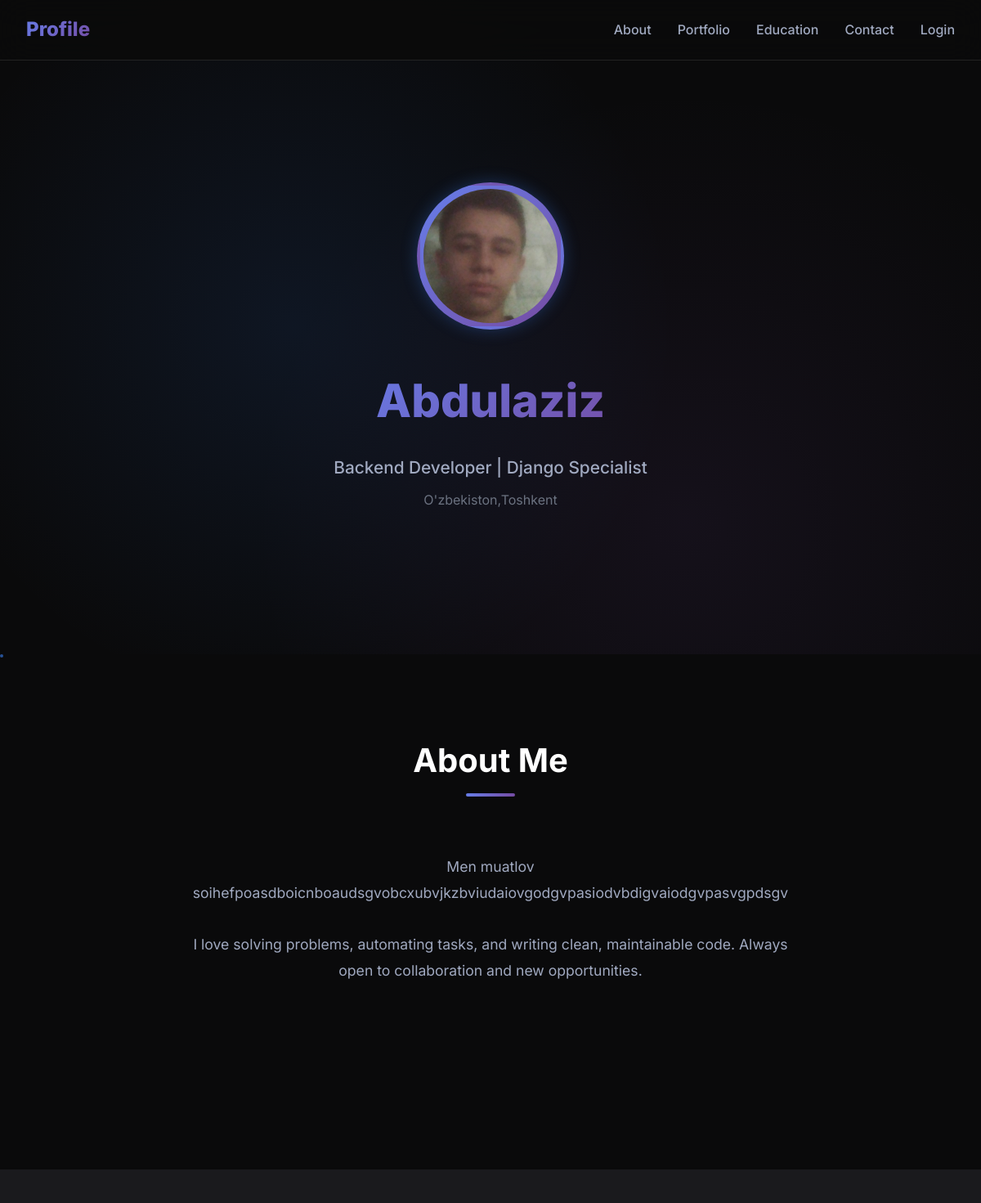
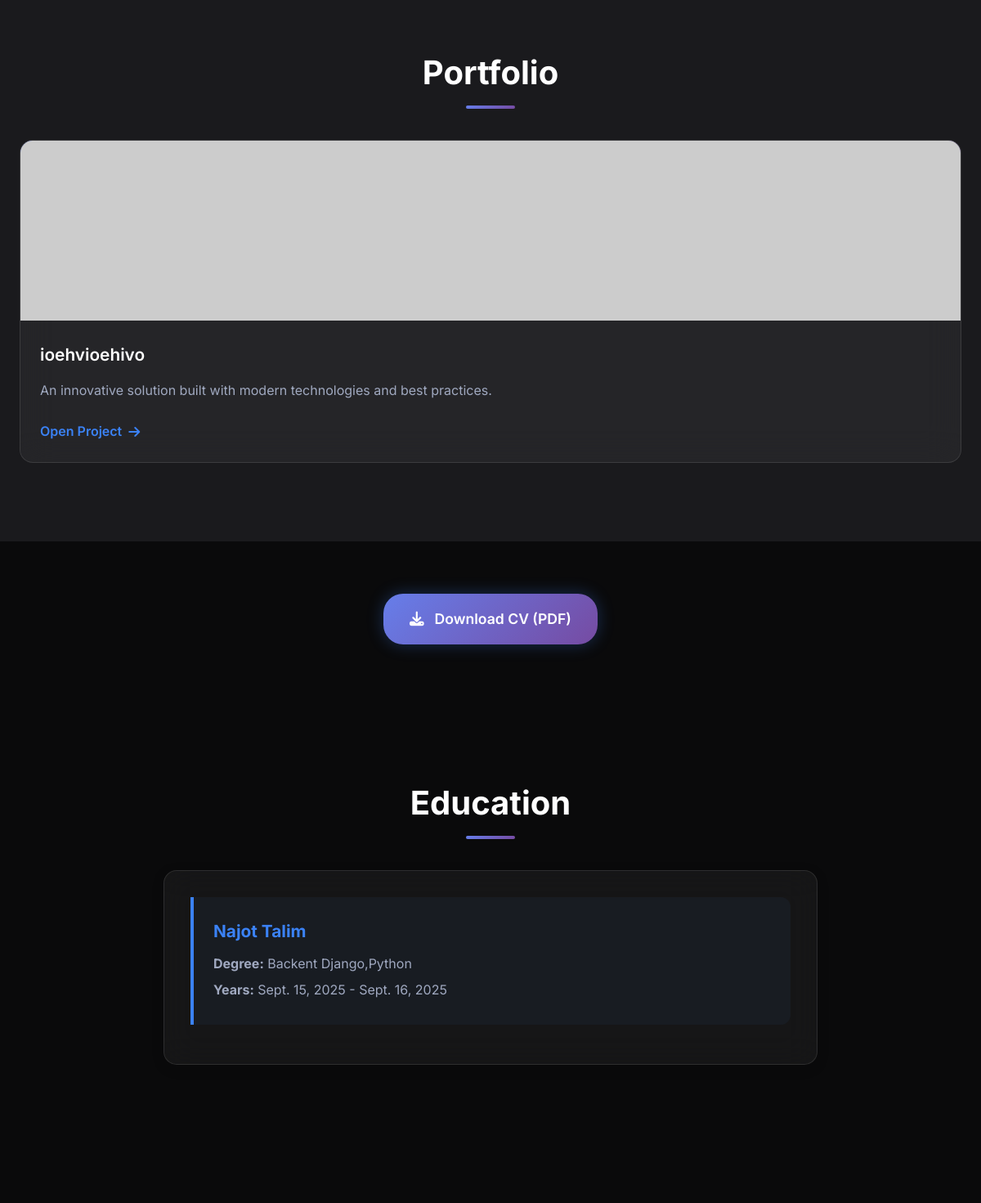
/ (upper part), run on an earlier commit of the app's database (2 pictures, top to bottom).
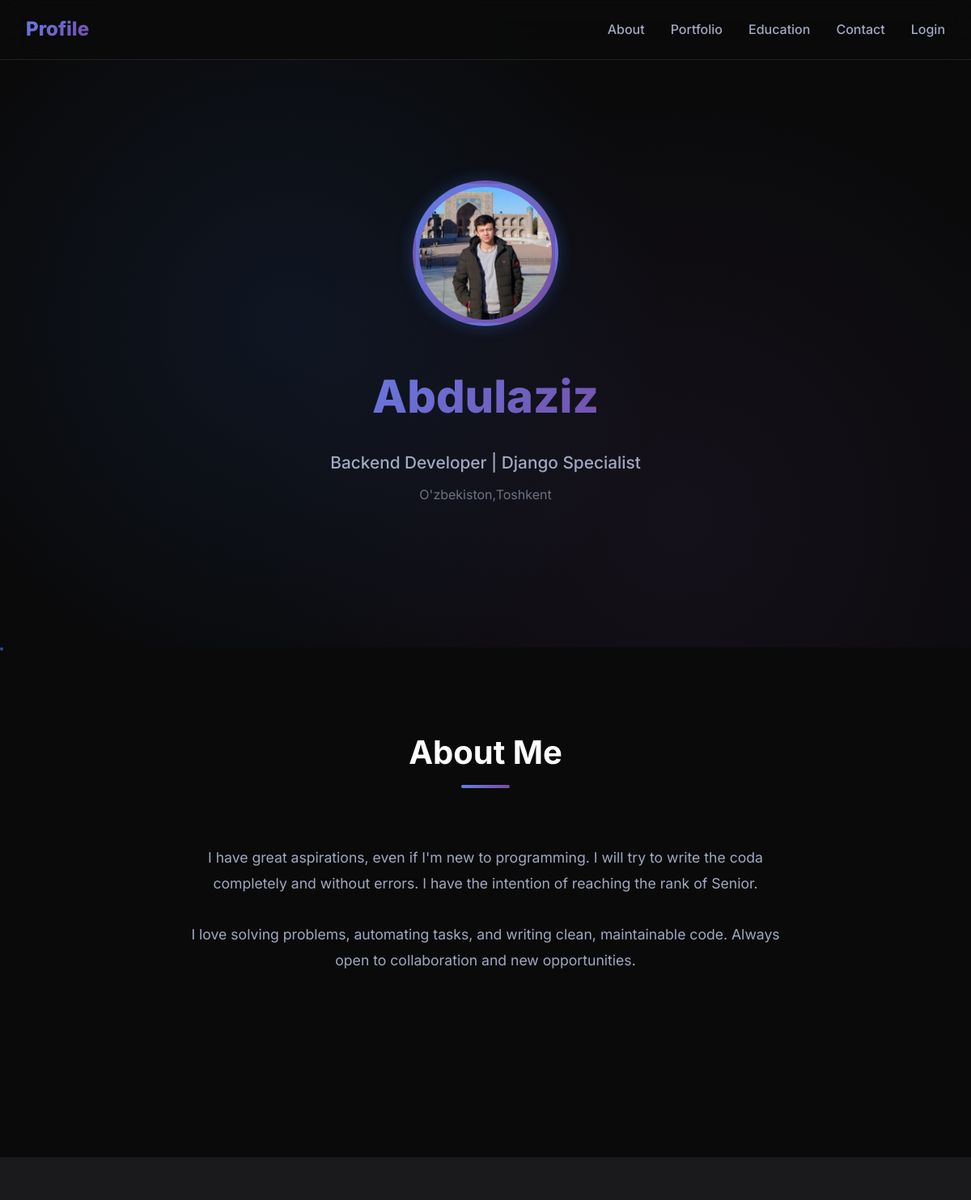
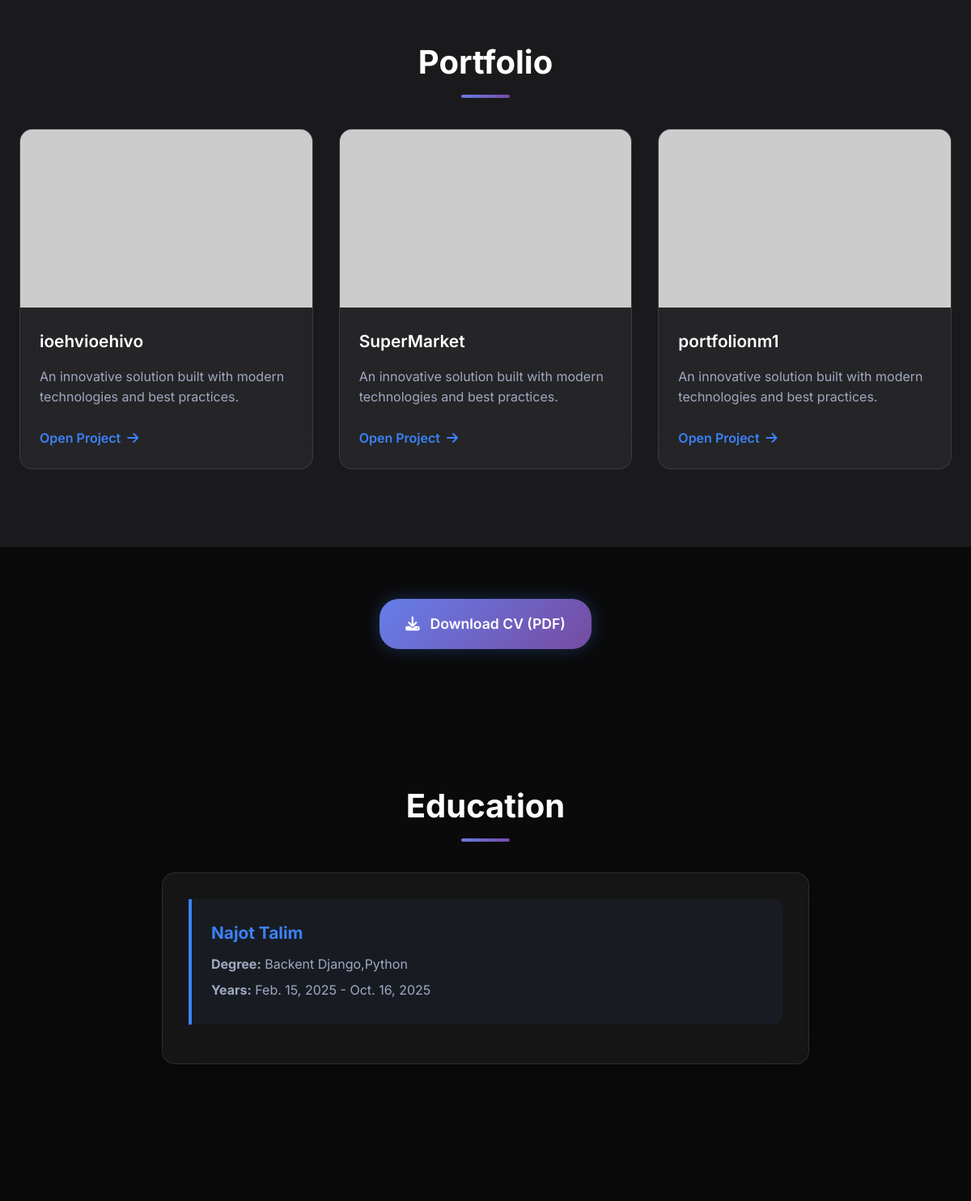
And on a later commit of the database (2 pictures, top to bottom).
### app1/models.py (models this page shows, shortened)
class UserProfil(models.Model):
    user = models.OneToOneField(User, on_delete=models.CASCADE)
    bio = models.TextField(blank=True, null=True)
    avatar = models.ImageField(upload_to='avatars/', blank=True, null=True)
    website = models.URLField(blank=True, null=True)
    education = models.ManyToManyField(Education, blank=True)
    address = models.CharField(max_length=255, blank=True, null=True)
    skills = models.ManyToManyField(Skill, blank=True)
    phone_number = models.CharField(max_length=15, blank=True, null=True)
    instagram = models.URLField(blank=True, null=True)
    telegram = models.URLField(blank=True, null=True)
    github=models.URLField(blank=True, null=True)

class Post(models.Model):
    author = models.ForeignKey(User, on_delete=models.CASCADE)
    title = models.CharField(max_length=200)
    content = models.TextField()
    link=models.CharField(max_length=50)
    photo=models.ImageField(upload_to='avatars/', blank=True, null=True)
    created_at = models.DateTimeField(auto_now_add=True)
    updated_at = models.DateTimeField(auto_now=True)

class Education(models.Model):
    institution = models.CharField(max_length=255)
    degree = models.CharField(max_length=255,blank=True,null=True)
    field_of_study = models.CharField(max_length=255)
    start_date = models.DateField()
    end_date = models.DateField(blank=True, null=True)
    grade = models.CharField(max_length=10, blank=True, null=True)
    description = models.TextField(blank=True, null=True)

### app1/views.py (the view)
# urls.py: path('', ProfileDetail, name='profile_detail'),
def ProfileDetail(request):
    profil = UserProfil.objects.all().first()
    skill=Skill.objects.all()
    education=Education.objects.all()
    post=Post.objects.all()
    user=User.objects.all().first()
    context = {
        'profil': profil,
        'title': 'Profil ma\'lumotlari',
        'skills':skill,
        'education':education,
        'post':post,
        'user':user,
    }
    return render(request, 'profil_detail.html', context=context)

### app1/models.py (called while the page is built)
    def __str__(self):
        return self.name

### app1/templates/profil_detail.html (shortened to what this page needs)
<!DOCTYPE html>
<html lang="en">
<head>
  <link rel="stylesheet" href="https://cdnjs.cloudflare.com/ajax/libs/font-awesome/6.4.0/css/all.min.css"/>
  {% load static %}
  <link rel="stylesheet" href="{% static 'css/portfolio.css' %}">
</head>
<body>
<nav>
  <div class="nav-container">
    <div class="nav-logo">Profile</div>
    <ul class="nav-links" id="navLinks">
      <li><a href="#about">About</a></li>
      <li><a href="#portfolio">Portfolio</a></li>
      <li><a href="#education">Education</a></li>
      <li><a href="#contact">Contact</a></li>
      <li><a href="login">Login</a></li>
    </ul>
  </div>
</nav>
<header>
  <div class="container">
    <div class="hero-content">
      <div class="avatar-wrapper">
        <img src="{{ profil.avatar.url|default:'https://via.placeholder.com/180x180/667eea/ffffff?text=User' }}"
             alt="{{ user.username|default:'User' }} profile picture"
             class="avatar"
             onerror="this.src='https://via.placeholder.com/180x180/667eea/ffffff?text=User'" />
      </div>
      <h1 class="hero-title">{{ user.username|default:'Your Name' }}</h1>
      <p class="hero-subtitle">Backend Developer | Django Specialist</p>
      <p class="hero-location">{{ profil.address|default:'Your Location' }}</p>
    </div>
  </div>
</header>
<section id="about" class="fade-in" style="background: var(--bg-primary); min-height: 500px;">
  <div class="container">
    <h2 class="section-title">About Me</h2>
    <div class="about-content">
      <p class="about-text">
        {{ profil.bio|default:"I am a passionate developer with experience in creating modern web applications. I love solving complex problems and building user-friendly solutions." }}
        <br><br>
        I love solving problems, automating tasks, and writing clean, maintainable code. Always open to collaboration and new opportunities.
      </p>
      <div class="skills">
      </div>
    </div>
  </div>
</section>
<section id="portfolio" class="fade-in" style="background: var(--bg-secondary); min-height: 500px;">
  <div class="container">
    <h2 class="section-title">Portfolio</h2>
    <div class="projects">
      {% for port in post %}
      <div class="project">
        <div class="project-image">
        </div>
        <div class="project-content">
          <h3 class="project-title">{{ port.title }}</h3>
          <p class="project-description">An innovative solution built with modern technologies and best practices.</p>
          <a href="{{ port.link }}" target="_blank" class="project-link">
            Open Project <i class="fas fa-arrow-right"></i>
          </a>
        </div>
      </div>
      {% endfor %}
    </div>
  </div>
</section>
<div class="download-cv">
  <a href="{{ profil.website|default:'#'}}">
    <i class="fas fa-download"></i> Download CV (PDF)
  </a>
</div>
<section id="education" class="fade-in">
  <div class="container">
    <h2 class="section-title">Education</h2>
    <div class="education">
      {% for educ in education %}
      <div class="edu-item">
        <h3>{{ educ.institution }}</h3>
        <p><strong>Degree:</strong> {{ educ.field_of_study }}</p>
        <p><strong>Years:</strong> {{ educ.start_date }} - {{ educ.end_date }}</p>
      </div>
      {% empty %}
      <div class="edu-item">
        <h3>University Name</h3>
        <p><strong>Degree:</strong> Computer Science</p>
        <p><strong>Years:</strong> 2020 - 2024</p>
      </div>
      {% endfor %}
    </div>
  </div>
</section>
<section id="contact" class="fade-in">
</section>
</body>
</html>

What changed in the data, as far as the page shows it:
changed UserProfil "O'zbekiston,Toshkent": avatar: a different picture; bio "Men muatlov soihefpoasdboicnboaudsgvobcxubvjkzbviudaiovgodgvpasiodvbdigvaiodgvpasvgpdsgv" → "I have great aspirations, even if I'm new to programming. I will try to write the coda completely and without errors. I have the intention of reaching the rank of Senior."
added Post: title "SuperMarket"
added Post: title "portfolionm1"
changed Education "Najot Talim": start_date "Sept. 15, 2025" → "Feb. 15, 2025"; end_date "Sept. 16, 2025" → "Oct. 16, 2025"
